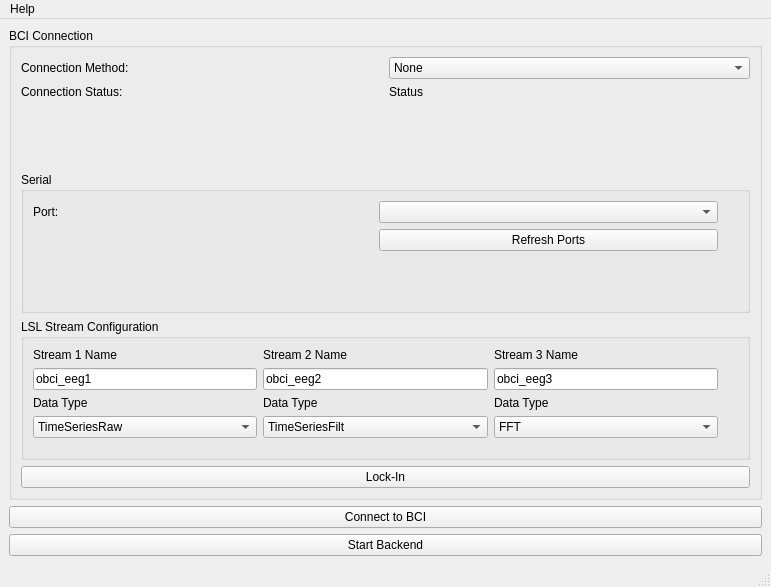
<?xml version="1.0" encoding="UTF-8"?>
<ui version="4.0">
 <class>MainWindow</class>
 <widget class="QMainWindow" name="MainWindow">
  <property name="windowModality">
   <enum>Qt::NonModal</enum>
  </property>
  <property name="geometry">
   <rect>
    <x>0</x>
    <y>0</y>
    <width>771</width>
    <height>587</height>
   </rect>
  </property>
  <property name="windowTitle">
   <string>VR Rehab Companion GUI</string>
  </property>
  <property name="windowOpacity">
   <double>1.000000000000000</double>
  </property>
  <widget class="QWidget" name="centralwidget">
   <layout class="QGridLayout" name="gridLayout_6">
    <item row="0" column="0">
     <widget class="QGroupBox" name="groupBox_3">
      <property name="title">
       <string>BCI Connection</string>
      </property>
      <layout class="QVBoxLayout" name="verticalLayout">
       <item>
        <layout class="QGridLayout" name="gridLayout_7">
         <item row="0" column="0">
          <widget class="QLabel" name="label_3">
           <property name="text">
            <string>Connection Method:</string>
           </property>
          </widget>
         </item>
         <item row="0" column="1">
          <widget class="QComboBox" name="comboBox_connection">
           <item>
            <property name="text">
             <string>None</string>
            </property>
           </item>
           <item>
            <property name="text">
             <string>LSL</string>
            </property>
           </item>
           <item>
            <property name="text">
             <string>Serial</string>
            </property>
           </item>
          </widget>
         </item>
         <item row="1" column="0">
          <widget class="QLabel" name="label">
           <property name="text">
            <string>Connection Status:</string>
           </property>
          </widget>
         </item>
         <item row="1" column="1">
          <widget class="QLabel" name="label_connection_status">
           <property name="text">
            <string>Status</string>
           </property>
          </widget>
         </item>
        </layout>
       </item>
       <item>
        <spacer name="verticalSpacer_3">
         <property name="orientation">
          <enum>Qt::Vertical</enum>
         </property>
         <property name="sizeHint" stdset="0">
          <size>
           <width>20</width>
           <height>40</height>
          </size>
         </property>
        </spacer>
       </item>
       <item>
        <widget class="QGroupBox" name="groupSerial">
         <property name="enabled">
          <bool>true</bool>
         </property>
         <property name="title">
          <string>Serial</string>
         </property>
         <layout class="QGridLayout" name="gridLayout_5">
          <item row="1" column="2">
           <widget class="QPushButton" name="pushButton_3">
            <property name="text">
             <string>Refresh Ports</string>
            </property>
           </widget>
          </item>
          <item row="0" column="2">
           <widget class="QComboBox" name="comboBox_2"/>
          </item>
          <item row="0" column="0">
           <widget class="QLabel" name="label_4">
            <property name="text">
             <string>Port:</string>
            </property>
           </widget>
          </item>
          <item row="0" column="3" rowspan="3">
           <spacer name="verticalSpacer_2">
            <property name="orientation">
             <enum>Qt::Vertical</enum>
            </property>
            <property name="sizeHint" stdset="0">
             <size>
              <width>20</width>
              <height>100</height>
             </size>
            </property>
           </spacer>
          </item>
         </layout>
        </widget>
       </item>
       <item>
        <widget class="QGroupBox" name="groupLSL">
         <property name="title">
          <string>LSL Stream Configuration</string>
         </property>
         <layout class="QGridLayout" name="gridLayout_4">
          <item row="0" column="0">
           <layout class="QGridLayout" name="gridLayout">
            <item row="0" column="0">
             <widget class="QLabel" name="label_5">
              <property name="text">
               <string>Stream 1 Name</string>
              </property>
             </widget>
            </item>
            <item row="1" column="0">
             <widget class="QLineEdit" name="lineEdit_stream1name">
              <property name="text">
               <string>obci_eeg1</string>
              </property>
             </widget>
            </item>
            <item row="2" column="0">
             <widget class="QLabel" name="label_6">
              <property name="text">
               <string>Data Type</string>
              </property>
             </widget>
            </item>
            <item row="3" column="0">
             <widget class="QComboBox" name="comboBox_stream1dt">
              <property name="currentIndex">
               <number>2</number>
              </property>
              <item>
               <property name="text">
                <string>Disabled</string>
               </property>
              </item>
              <item>
               <property name="text">
                <string>FFT</string>
               </property>
              </item>
              <item>
               <property name="text">
                <string>TimeSeriesRaw</string>
               </property>
              </item>
              <item>
               <property name="text">
                <string>TimeSeriesFilt</string>
               </property>
              </item>
             </widget>
            </item>
           </layout>
          </item>
          <item row="0" column="1">
           <layout class="QGridLayout" name="gridLayout_2">
            <item row="0" column="0">
             <widget class="QLabel" name="label_7">
              <property name="text">
               <string>Stream 2 Name</string>
              </property>
             </widget>
            </item>
            <item row="1" column="0">
             <widget class="QLineEdit" name="lineEdit_stream2name">
              <property name="text">
               <string>obci_eeg2</string>
              </property>
             </widget>
            </item>
            <item row="2" column="0">
             <widget class="QLabel" name="label_8">
              <property name="text">
               <string>Data Type</string>
              </property>
             </widget>
            </item>
            <item row="3" column="0">
             <widget class="QComboBox" name="comboBox_stream2dt">
              <property name="currentIndex">
               <number>3</number>
              </property>
              <item>
               <property name="text">
                <string>Disabled</string>
               </property>
              </item>
              <item>
               <property name="text">
                <string>FFT</string>
               </property>
              </item>
              <item>
               <property name="text">
                <string>TimeSeriesRaw</string>
               </property>
              </item>
              <item>
               <property name="text">
                <string>TimeSeriesFilt</string>
               </property>
              </item>
             </widget>
            </item>
           </layout>
          </item>
          <item row="0" column="2">
           <layout class="QGridLayout" name="gridLayout_3">
            <item row="0" column="0">
             <widget class="QLabel" name="label_9">
              <property name="text">
               <string>Stream 3 Name</string>
              </property>
             </widget>
            </item>
            <item row="1" column="0">
             <widget class="QLineEdit" name="lineEdit_stream3name">
              <property name="text">
               <string>obci_eeg3</string>
              </property>
             </widget>
            </item>
            <item row="2" column="0">
             <widget class="QLabel" name="label_10">
              <property name="text">
               <string>Data Type</string>
              </property>
             </widget>
            </item>
            <item row="3" column="0">
             <widget class="QComboBox" name="comboBox_stream3dt">
              <property name="currentIndex">
               <number>1</number>
              </property>
              <item>
               <property name="text">
                <string>Disabled</string>
               </property>
              </item>
              <item>
               <property name="text">
                <string>FFT</string>
               </property>
              </item>
              <item>
               <property name="text">
                <string>TimeSeriesRaw</string>
               </property>
              </item>
              <item>
               <property name="text">
                <string>TimeSeriesFilt</string>
               </property>
              </item>
             </widget>
            </item>
           </layout>
          </item>
          <item row="0" column="3" rowspan="2">
           <spacer name="verticalSpacer">
            <property name="orientation">
             <enum>Qt::Vertical</enum>
            </property>
            <property name="sizeHint" stdset="0">
             <size>
              <width>20</width>
              <height>100</height>
             </size>
            </property>
           </spacer>
          </item>
         </layout>
        </widget>
       </item>
       <item>
        <widget class="QPushButton" name="pushButton_LSL_lock">
         <property name="text">
          <string>Lock-In</string>
         </property>
        </widget>
       </item>
      </layout>
     </widget>
    </item>
    <item row="1" column="0">
     <widget class="QPushButton" name="connectButton">
      <property name="text">
       <string>Connect to BCI</string>
      </property>
     </widget>
    </item>
    <item row="2" column="0">
     <widget class="QPushButton" name="pushButton_start_backend">
      <property name="text">
       <string>Start Backend</string>
      </property>
     </widget>
    </item>
   </layout>
  </widget>
  <widget class="QMenuBar" name="menubar">
   <property name="geometry">
    <rect>
     <x>0</x>
     <y>0</y>
     <width>771</width>
     <height>24</height>
    </rect>
   </property>
   <widget class="QMenu" name="menuAbout">
    <property name="title">
     <string>Help</string>
    </property>
    <addaction name="actionHow_to_use"/>
    <addaction name="actionAbout_us"/>
   </widget>
   <addaction name="menuAbout"/>
  </widget>
  <widget class="QStatusBar" name="statusbar"/>
  <action name="actionHow_to_use">
   <property name="text">
    <string>How to use</string>
   </property>
  </action>
  <action name="actionAbout_us">
   <property name="text">
    <string>About us</string>
   </property>
  </action>
 </widget>
 <resources/>
 <connections/>
</ui>
